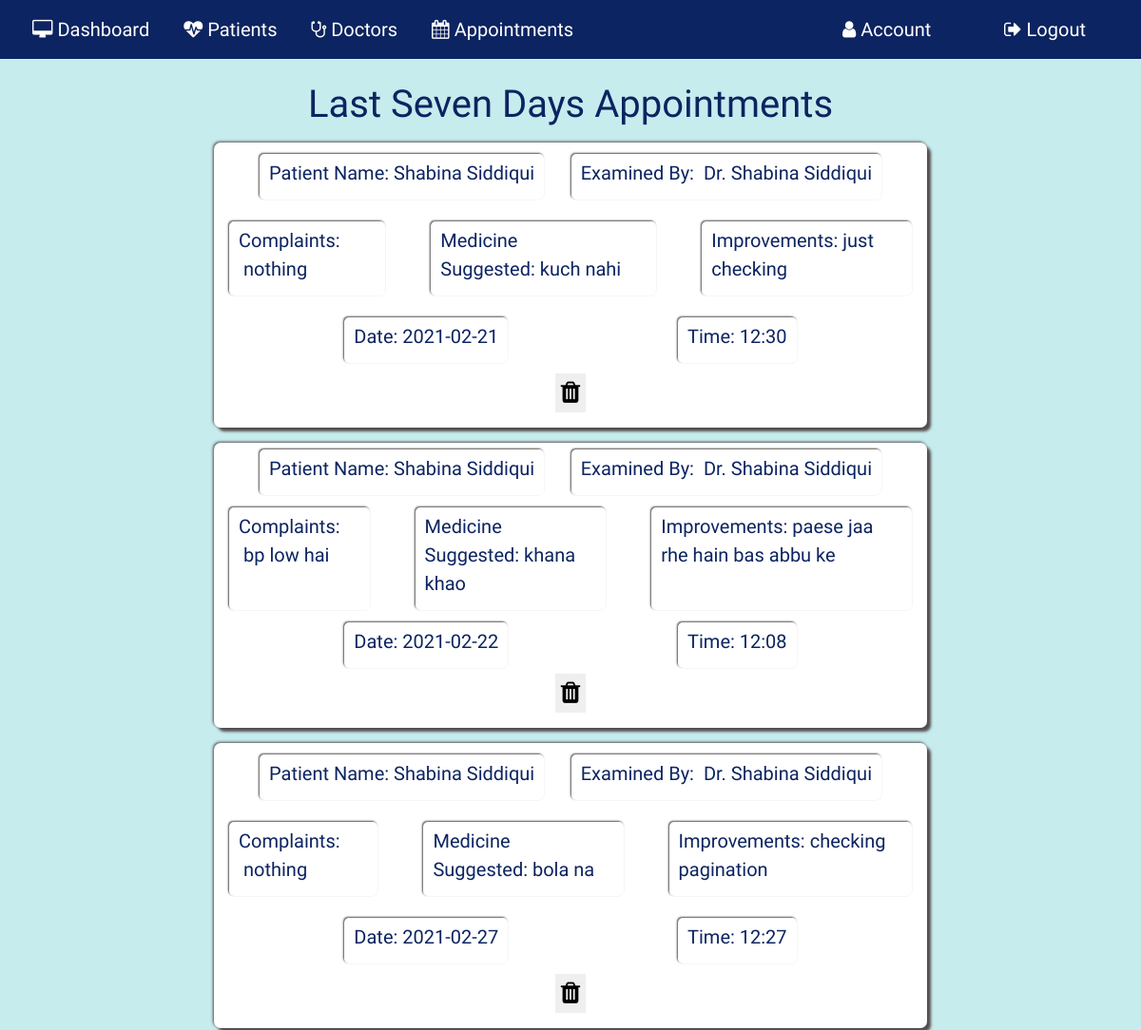
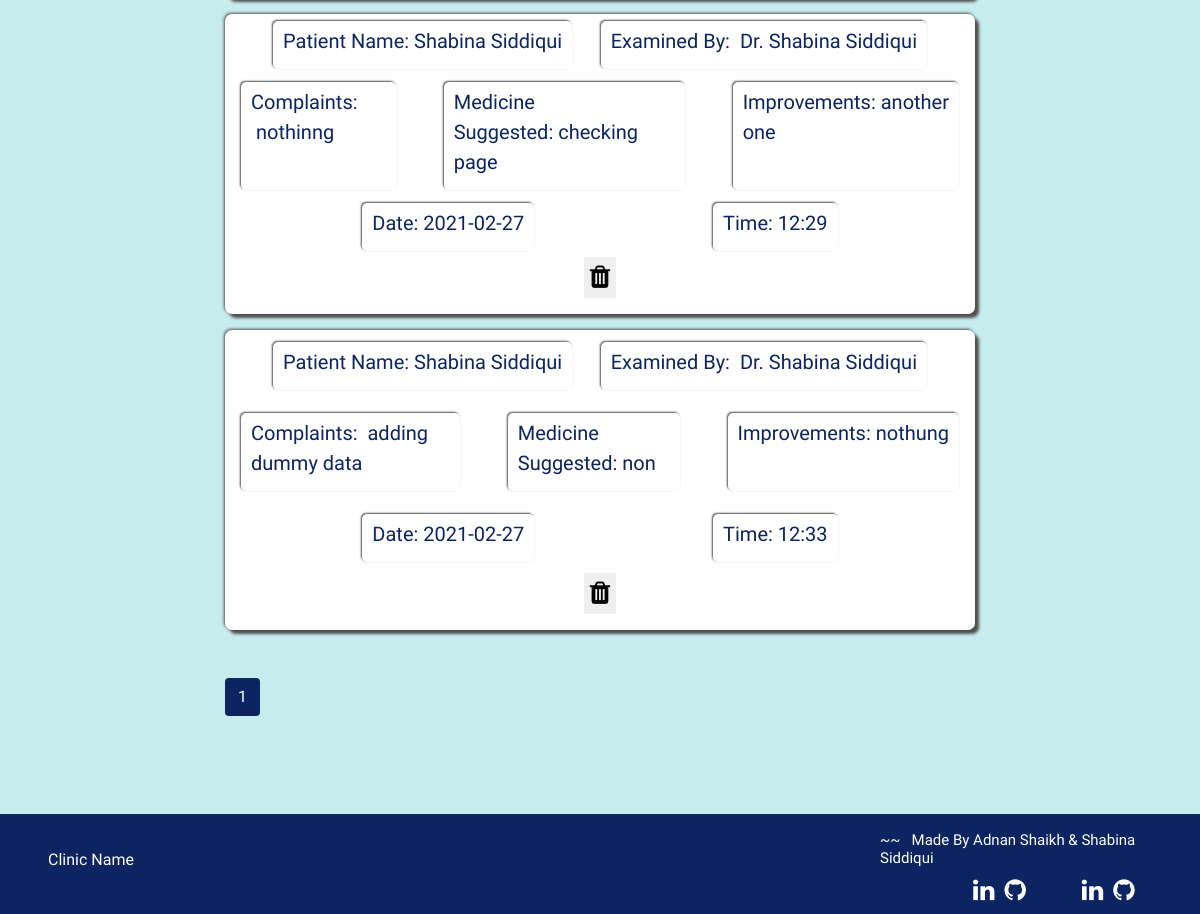
/allapp (signed in), run on the app's committed database (2 pictures, top to bottom).
### application/routes.py (models this page shows, shortened)
class Appointments(db.Model):
  __tablename__ = 'Appointments'
  id = db.Column(db.Integer, primary_key=True)
  pname=db.Column(db.String(100))
  examinedby = db.Column(db.String(100))
  complaint = db.Column(db.String(5000))
  medicine_suggested = db.Column(db.String(5000))
  improvements = db.Column(db.String(5000))
  date= db.Column(db.String(50))
  time= db.Column(db.String(50))

### application/routes.py (the view)
@app.route('/allapp', methods=['POST', 'GET'])
def allapp():
  if 'username' in session:
    today= datetime.date.today()
    seven_days_ago = datetime.date.today() - timedelta(days = 7)
    page= request.args.get('page', 1, type=int)
    allapp = Appointments.query.filter(Appointments.date<=today, Appointments.date >=seven_days_ago).paginate(page=page, per_page=5)
    return render_template('allappointment.html', allapp=allapp)

### application/templates/allappointment.html
{% extends 'layout.html' %}{% include 'includes/nav.html' %} {% block content%}
<section id="allapp">
  <div class="allapp-section">
    <h1 class="text-center mt-4">Last Seven Days Appointments</h1>
    {% for i in allapp.items %}
    <div class="form-style seven-app mt-3 d-flex">
      <div class="d-flex flex-column justify-content-around card-content">
        <div class="d-flex flex-row justify-content-between mx-5">
          <div class="card-box">
            <label for="">Patient Name:&nbsp;{{i.pname}}</label>
          </div>
          <div class="card-box">
            <label for="">Examined By: &nbsp;{{i.examinedby}}</label>
          </div>
        </div>
        <div class="d-flex flex-row justify-content-between mx-3">
          <div class="mr-5 card-box">
            <label for="">Complaints: &nbsp;{{i.complaint}}</label>
          </div>
          <div class="mr-5 card-box">
            <label for=""
              >Medicine Suggested:&nbsp;{{i.medicine_suggested}}</label
            >
          </div>
          <div class="card-box">
            <label for="">Improvements:&nbsp;{{i.improvements}}</label>
          </div>
        </div>
        <div class="d-flex flex-row justify-content-around mx-5">
          <div class="card-box">
            <label for="">Date:&nbsp;{{i.date}}</label>
          </div>
          <div class="card-box">
            <label for="">Time:&nbsp;{{i.time}}</label>
          </div>
        </div>
      </div>
      <div class="app-del-btn">
        <div class="d-flex justify-content-center mb-3">
          <button
            type="button"
            class="dbutton"
            onclick="window.location='/deleteapp/{{ i.id }}'"
          >
            <i class="fa fa-trash" aria-hidden="true"></i>
          </button>
        </div>
      </div>
    </div>
    {% endfor %} {% for page_num in allapp.iter_pages(left_edge=1, right_edge=1,
    left_current=1, right_current=2) %} {% if page_num %} {% if allapp.page ==
    page_num %}
    <a
      class="btn pagenum_current mb-4 mt-5"
      href="{{ url_for('allapp', page=page_num) }}"
      >{{ page_num }}</a
    >
    {% else %}
    <a
      class="btn pagenum mb-4 mt-5"
      href="{{ url_for('allapp', page=page_num) }}"
      >{{ page_num }}</a
    >
    {% endif %} {% else %} ... {% endif %} {% endfor %}
  </div>
  <br />
  {% include "includes/footer.html" %}
</section>
{% endblock content%}

### application/static/patrcd.css (style rules this page uses)
body { counter-reset: Serial; }

### application/static/commonstyle.css (style rules this page uses)
a { text-decoration: none; }
h1, h2, h3 { color: #0c2461; }
label { color: #0c2461; }
body { background: #c7ecee; width: 100vw; background-size: cover; background-position: center; font-family: "Dosis", sans-serif; }
.form-style { font-size: 20px; color: #0c2461; display: flex; flex-direction: column; align-items: center; background: white; border-radius: 7px; box-shadow: 4px 4px 3px rgb(83, 78, 78), -1px -1px 3px rgb(83, 78, 78); }
.pagenum_current { background: #0c2461; color: white; }

### application/static/allapp.css (style rules this page uses)
#allapp { display: flex; flex-direction: column; align-items: center; }
.allapp-section { width: 750px; }
.seven-app { height: 300px; width: inherit; }
.card-content { height: inherit; }
.app-del-btn { width: inherit; }
.app-del-btn button { border: none; font-size: 26px; }
.card-box { padding: 5px 10px; background: rgb(255, 255, 255); border-radius: 5px; box-shadow: -1px -1px 2px rgb(83, 78, 78); }

### data on the page
Appointments: pname "Shabina Siddiqui", examinedby "Dr. Shabina Siddiqui", complaint "nothing", medicine_suggested "kuch nahi", improvements "just checking", date "2021-02-21", time "12:30"
Appointments: pname "Shabina Siddiqui", examinedby "Dr. Shabina Siddiqui", complaint "bp low hai", medicine_suggested "khana khao", improvements "paese jaa rhe hain bas abbu ke", date "2021-02-22", time "12:08"
Appointments: pname "Shabina Siddiqui", examinedby "Dr. Shabina Siddiqui", complaint "nothing", medicine_suggested "bola na", improvements "checking pagination", date "2021-02-27", time "12:27"
Appointments: pname "Shabina Siddiqui", examinedby "Dr. Shabina Siddiqui", complaint "nothinng", medicine_suggested "checking page", improvements "another one", date "2021-02-27", time "12:29"
Appointments: pname "Shabina Siddiqui", examinedby "Dr. Shabina Siddiqui", complaint "adding dummy data", medicine_suggested "non", improvements "nothung", date "2021-02-27", time "12:33"

### other printed values
{{ page_num }} "1"
